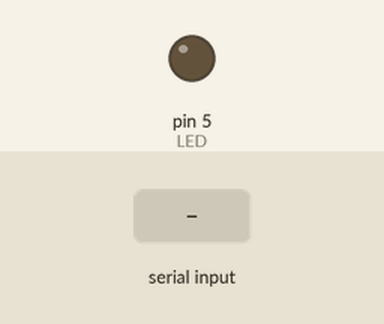
A sketch run on a simulated Arduino Uno, built with avr-gcc and run on an emulated ATmega328P. Shown: output pins drawn as LEDs (lit = HIGH). The inputs (shaded band) are chosen by the test bench.

Above: at 1.2 s.
1.3 s: "R\n" received over Serial
At 2.1 s:
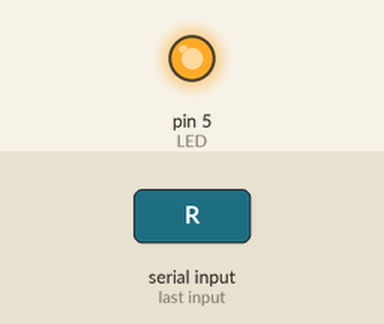
2.8 s: "S\n" received over Serial
At 3.3 s:
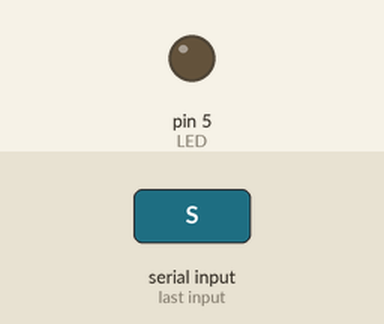
4.3 s: "r\n" received over Serial
At 5.6 s:
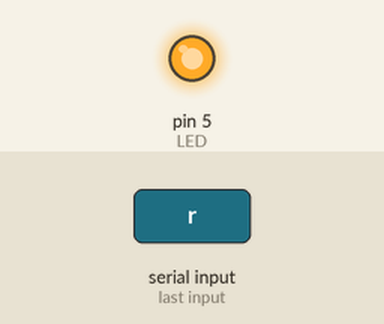
Timing chart, 0 to 7.3 s (numbered marks = the images above; inputs shaded):
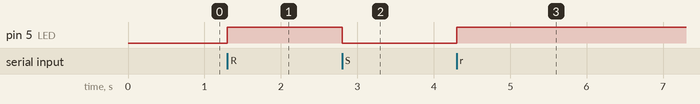

The sketch:

Harjoitus_03.ino
```cpp
/*
 * Ohjelmassa luetaan arjaporttiin tulleita arvoja. Luettu arvo
 * tallentuu data nimiseen muuttujaan.
 */

#define LED 5

void setup() {
  pinMode(LED, OUTPUT);
  Serial.begin(9600);
}

#define LEDON LOW
#define LEDOFF HIGH

void loop() {
  int data = Serial.read();
  if(data == 10 || data == 13 ){
    data = -1; // ei reagoida näihin
  }
  if(data != -1 ){
  if(data == 'S' || data == 's'){
    digitalWrite(LED, LEDON);
  }else if(data == 'R' || data == 'r'){
    digitalWrite(LED, LEDOFF);
   }else{
    Serial.println("Ainoastaan S ja R komennot toimivat");
   }
   }
  }
```

Measured:
- after the input at 1.3 s, pin 5 (LED): LOW → HIGH at once
- after the input at 2.8 s, pin 5 (LED): HIGH → LOW at once
- after the input at 4.3 s, pin 5 (LED): LOW → HIGH at once
